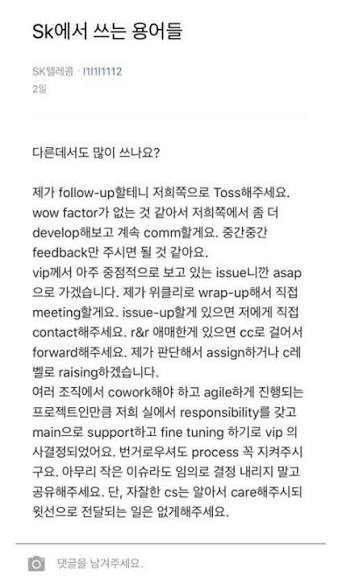
#> input picture hancom/18_ocr/image2.jpg, 342 x 584 px
$ python 18_02_ocr_img.py
#> lines starting #> are read from the running program, lines starting #| are printed output that depends on the picture
#1. 이미지에서 한글 추출
#2. 추출된 한글 요약

import pytesseract
from PIL import Image
import os

# 1. Tesseract 실행 파일 경로 지정
pytesseract.pytesseract.tesseract_cmd = "C:/Program Files/Tesseract-OCR/tesseract.exe"

# 2. 이미지 불러오기
image = Image.open("image2.jpg")
#> image is the input picture: PIL image 342x584 RGB; mean R, G, B 238.4, 238.4, 238.4

# 2-1. 전처리: 업스케일
# 원본이 342x584로 저해상도라 영어 알파벳 획이 뭉개져서 인식이 안 됨
# 3배 확대해야 정상 인식됨 (한글은 저해상도에서도 비교적 잘 읽힘)
w, h = image.size
#> w = 342; h = 584
resized = image.resize((w * 3, h * 3), Image.LANCZOS)
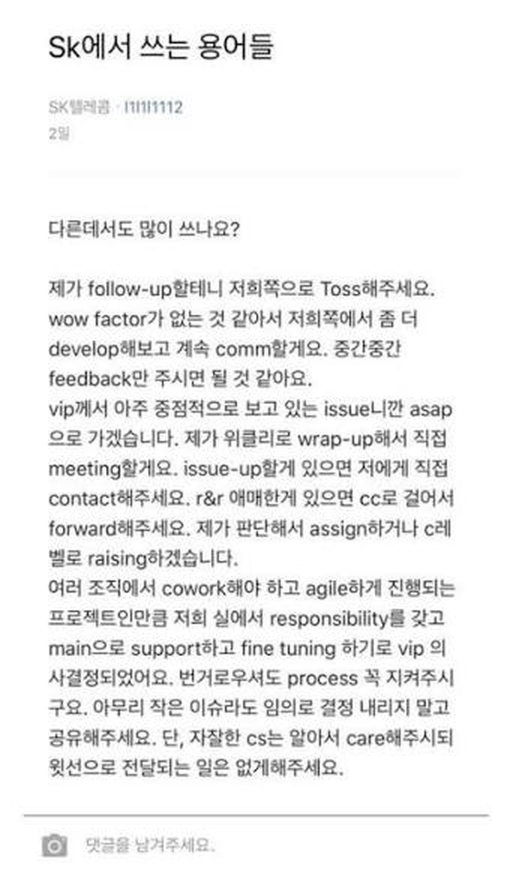
#> resized: PIL image 1026x1752 RGB (shown at 1/2 size); mean R, G, B 238.3, 238.3, 238.3

# 3. OCR 수행
#> (the run stopped early here; a loop or call above may not have finished)

$ run again, with hancom/18_ocr/tesseract.png saved as hancom/18_ocr/image2.jpg
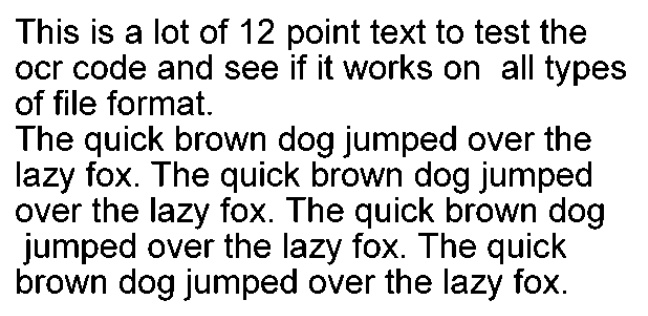
#> input picture hancom/18_ocr/tesseract.png, 648 x 316 px
#> image is the input picture: PIL image 648x316 RGB; min 0, max 255, mean 215
#> `resized = image.resize((w * 3, h * 3), Image.LANCZOS)`:
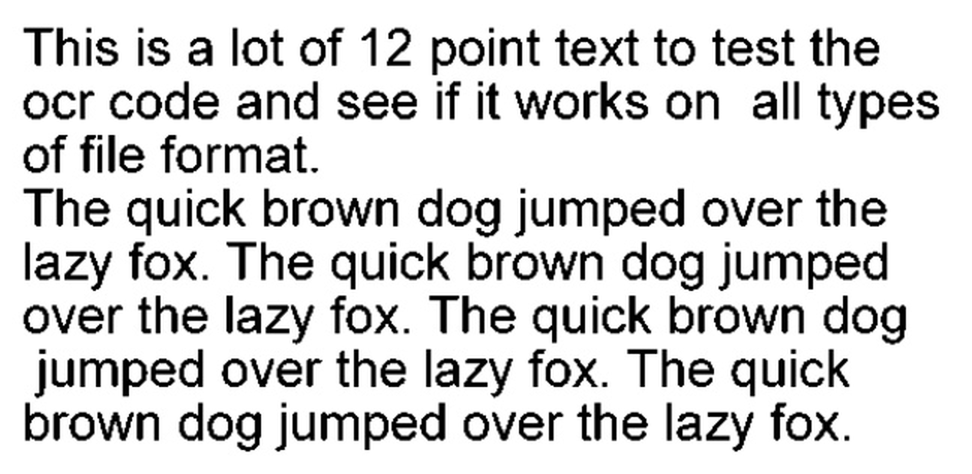
#> resized: PIL image 1944x948 RGB (shown at 1/2 size); min 0, max 255, mean 214.9
